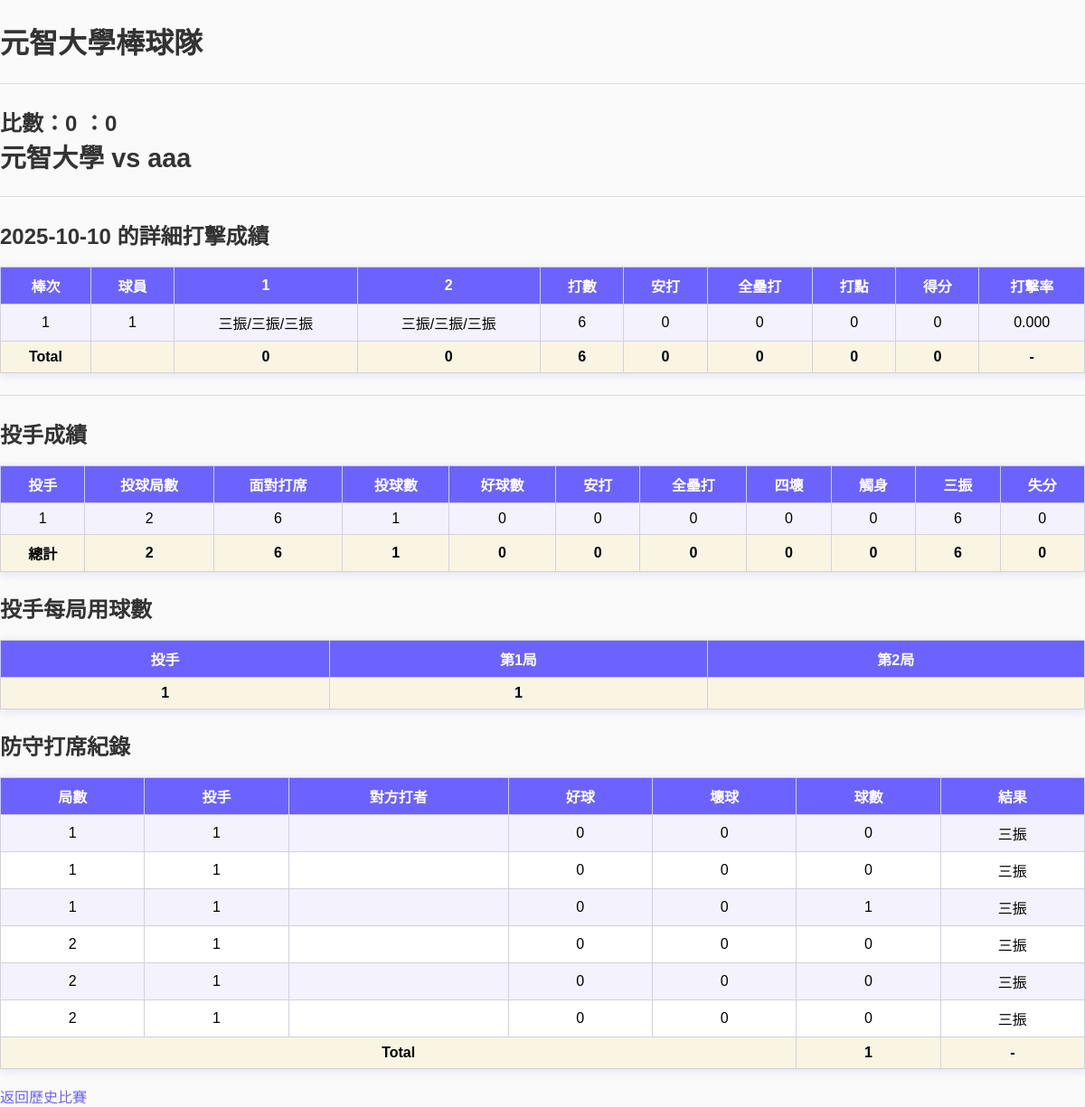
/game_detail/1, run on the app's committed database.
### models.py (models this page shows)
class Game(db.Model):
    id = db.Column(db.Integer, primary_key=True)
    date = db.Column(db.String(20), nullable=False)
    opponent = db.Column(db.String(100), nullable=False)
    team_score = db.Column(db.Integer, nullable=True)
    opponent_score = db.Column(db.Integer, nullable=True)
    current_pitcher_id = db.Column(db.Integer, nullable=True)
    first_attack = db.Column(db.String(1))  # 'A': 先攻, 'D': 先守
    is_recorded = db.Column(db.Boolean, default=False)

class Player(db.Model):
    id = db.Column(db.Integer, primary_key=True)
    name = db.Column(db.String(100), nullable=False)
    number = db.Column(db.Integer, nullable=False)
    position = db.Column(db.String(100), nullable=False)

class DefenseStat(db.Model):
    id = db.Column(db.Integer, primary_key=True)
    game_id = db.Column(db.Integer, db.ForeignKey('game.id'))
    inning = db.Column(db.Integer)
    pitcher_id = db.Column(db.Integer, db.ForeignKey('player.id'))
    batter_name = db.Column(db.String(32))   # 可以另外設 Player 或只記名
    strike = db.Column(db.Integer)
    ball = db.Column(db.Integer)
    pitch_count = db.Column(db.Integer)
    result = db.Column(db.String(24))        # 打席結果
    runs = db.Column(db.Integer, default=0)  # 失分

### app.py (the view)
@app.route('/game_detail/<int:game_id>')
def game_detail(game_id):
    game = Game.query.get_or_404(game_id)
    stats_table, max_inning, total = get_stats_table(game_id)      # 打擊數據用
    defense_stats = DefenseStat.query.filter_by(game_id=game_id).order_by(DefenseStat.inning, DefenseStat.id).all()
    defense_records = []
    for r in defense_stats:
        pitcher = Player.query.get(r.pitcher_id) if r.pitcher_id else None
        defense_records.append({
            "inning": r.inning,
            "pitcher": pitcher,
            "batter_name": r.batter_name,
            "strike": r.strike,
            "ball": r.ball,
            "pitch_count": r.pitch_count,
            "result": r.result
        })
    pitcher_stats, pitcher_total = calculate_pitcher_stats(game_id)   # 投手數據用
    pitchers = {r.pitcher_id: Player.query.get(r.pitcher_id).name for r in defense_stats if r.pitcher_id}
    innings = sorted(set([r.inning for r in defense_stats]))
    pitcher_inning_data = []
    for pid, pname in pitchers.items():
        per_inning = []
        for inn in innings:
            count = sum(r.pitch_count for r in defense_stats if r.pitcher_id == pid and r.inning == inn)
            per_inning.append(count if count != 0 else "")
        pitcher_inning_data.append({
            "name": pname,
            "data": per_inning
        })
    return render_template('game_detail.html',
        game=game,
        stats_table=stats_table,
        max_inning=max_inning,
        total=total,                  # for 打擊
        defense_records=defense_records,
        pitcher_stats=pitcher_stats,
        pitcher_total=pitcher_total,  # for 投手
        pitcher_innings=innings,      # 表頭局數
        pitcher_inning_data=pitcher_inning_data  # 表格內容
    )

### templates/game_detail.html (shortened to what this page needs)
{% extends "base.html" %}
{% block content %}
<h2>
比數：{{ game.team_score }} ：{{ game.opponent_score }}<br>
<span style="font-size:1.2em;">元智大學 vs {{ game.opponent }}</span>
</h2>
<hr>
<h2>{{ game.date }} 的詳細打擊成績</h2>
<table border="1" cellpadding="4">
    <tr>
        <th>棒次</th>
        <th>球員</th>
        {% for inning in range(1, max_inning+1) %}
            <th>{{ inning }}</th>
        {% endfor %}
        <th>打數</th>
        <th>安打</th>
        <th>全壘打</th>
        <th>打點</th>
        <th>得分</th>
        <th>打擊率</th>
    </tr>
    {% set orders = stats_table | map(attribute='order') | reject('equalto', "") | list | unique | sort %}
    {% for order in orders %}
        {% set group = stats_table | selectattr('order', 'equalto', order) | list %}
        {% for row in group %}
        <tr>
            <td>{% if loop.index0 == 0 %}{{ order + 1 }}{% endif %}</td>
            <td>{{ row.player.name }}</td>
            {% for r in row.results %}
                <td>{{ r }}</td>
            {% endfor %}
            <td>{{ row.ab }}</td>
            <td>{{ row.hit }}</td>
            <td>{{ row.hr }}</td>
            <td>{{ row.rbi }}</td>
            <td>{{ row.run if row.run is defined else 0 }}</td>
            <td>
                {% if row.ab %}
                    {{ "%.3f" | format(row.hit / row.ab) }}
                {% else %}
                    0.000
                {% endif %}
            </td>
        </tr>
        {% endfor %}
    {% endfor %}
    <tr style="background: #fff2d3;">
        <td>Total</td>
        <td></td>
        {% for t in total.inning_results %}
            <td>{{ t }}</td>
        {% endfor %}
        <td>{{ total.ab }}</td>
        <td>{{ total.hit }}</td>
        <td>{{ total.hr }}</td>
        <td>{{ total.rbi }}</td>
        <td>{{ total.run if total.run is defined else 0 }}</td>
        <td>-</td>
    </tr>
</table>
<hr>
<h2>投手成績</h2>
<table border="1" style="border-collapse: collapse;">
  <tr>
    <th>投手</th><th>投球局數</th><th>面對打席</th><th>投球數</th><th>好球數</th>
    <th>安打</th><th>全壘打</th><th>四壞</th><th>觸身</th><th>三振</th><th>失分</th>
  </tr>
  {% for p in pitcher_stats %}
  <tr>
    <td>{{ p.name }}</td>
    <td>{{ p.ip }}</td>
    <td>{{ p.batters }}</td>
    <td>{{ p.pitch_count }}</td>
    <td>{{ p.strikes }}</td>
    <td>{{ p.hits }}</td>
    <td>{{ p.hr }}</td>
    <td>{{ p.bb }}</td>
    <td>{{ p.hbp }}</td>
    <td>{{ p.k }}</td>
    <td>{{ p.run }}</td>
  </tr>
  {% endfor %}
  <tr style="background-color:#fdf4dc;font-weight:bold;">
    <td>總計</td>
    <td>{{ pitcher_total.ip }}</td>
    <td>{{ pitcher_total.batters }}</td>
    <td>{{ pitcher_total.pitch_count }}</td>
    <td>{{ pitcher_total.strikes }}</td>
    <td>{{ pitcher_total.hits }}</td>
    <td>{{ pitcher_total.hr }}</td>
    <td>{{ pitcher_total.bb }}</td>
    <td>{{ pitcher_total.hbp }}</td>
    <td>{{ pitcher_total.k }}</td>
    <td>{{ pitcher_total.run }}</td>
  </tr>
</table>
<h2>投手每局用球數</h2>
<table border="1">
    <tr>
        <th>投手</th>
        {% for inn in pitcher_innings %}
            <th>第{{ inn }}局</th>
        {% endfor %}
    </tr>
    {% for pitcher in pitcher_inning_data %}
    <tr>
        <td>{{ pitcher.name }}</td>
        {% for cnt in pitcher.data %}
            <td>{{ cnt }}</td>
        {% endfor %}
    </tr>
    {% endfor %}
</table>
<h2>防守打席紀錄</h2>
<table border="1" style="border-collapse: collapse;">
    <tr>
      <th>局數</th>
      <th>投手</th>
      <th>對方打者</th>
      <th>好球</th>
      <th>壞球</th>
      <th>球數</th>
      <th>結果</th>
    </tr>
    {% for d in defense_records %}
    <tr>
      <td>{{ d.inning }}</td>
      <td>{{ d.pitcher.name if d.pitcher else '' }}</td>
      <td>{{ d.batter_name }}</td>
      <td>{{ d.strike }}</td>
      <td>{{ d.ball }}</td>
      <td>{{ d.pitch_count }}</td>
      <td>
          {% if d.result == 'RUNNER_OUT' %}
            跑者出局
          {% else %}
            {{ d.result }}
          {% endif %}
        </td>
    </tr>
    {% endfor %}
    <tr style="background-color:#fdf4dc;font-weight:bold;">
      <td colspan="5">Total</td>
      <td>{{ defense_records | sum(attribute='pitch_count') }}</td>
      <td>-</td>
    </tr>
</table>
<a href="{{ url_for('games') }}">返回歷史比賽</a>
{% endblock %}

### static/style.css (style rules this page uses)
body { font-family: Arial, "微軟正黑體", sans-serif; background: #fafafa; margin: 0; padding: 0; }
h1, h2, h3, h4 { color: #333; margin-top: 22px; margin-bottom: 12px; font-weight: bold; }
table { background: #fff; border-collapse: collapse; width: 100%; margin: 18px 0; box-shadow: 0 2px 10px #e0e0ef; }
th, td { border: 1px solid #d1d1e0; text-align: center; padding: 8px 14px; }
th { background: #6c63ff; color: #fff; font-weight: bold; }
tr:nth-child(even) td { background: #f3f2fd; }
tr:last-child td { background: #faf5e2; font-weight: bold; }
a { color: #6c63ff; text-decoration: none; }
hr { border: 0; height: 1px; background: #ddd; margin: 24px 0; }

### data on the page
Game: team_score "0", opponent_score "0", opponent "aaa", date "2025-10-10"
Player: player.name "1"
DefenseStat: inning "1", pitcher "1", strike "0", ball "0", pitch_count "0", result "三振"
DefenseStat: inning "1", pitcher "1", strike "0", ball "0", pitch_count "0", result "三振"
DefenseStat: inning "1", pitcher "1", strike "0", ball "0", pitch_count "1", result "三振"
DefenseStat: inning "2", pitcher "1", strike "0", ball "0", pitch_count "0", result "三振"
DefenseStat: inning "2", pitcher "1", strike "0", ball "0", pitch_count "0", result "三振"
DefenseStat: inning "2", pitcher "1", strike "0", ball "0", pitch_count "0", result "三振"

### other printed values
{{ inning }} "1" "2"
{{ order + 1 }} "1"
{{ r }} "三振/三振/三振" "三振/三振/三振"
{{ row.ab }} "6"
{{ row.hit }} "0"
{{ row.hr }} "0"
{{ row.rbi }} "0"
{{ row.run if row.run is defined else 0 }} "0"
{{ "%.3f" | format(row.hit / row.ab) }} "0.000"
{{ t }} "0" "0"
{{ total.ab }} "6"
{{ total.hit }} "0"
{{ total.hr }} "0"
{{ total.rbi }} "0"
{{ total.run if total.run is defined else 0 }} "0"
